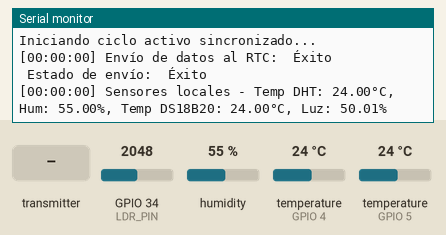
This sketch was run on a simulated ESP32. Shown: the last lines printed to the serial monitor. The inputs (shaded band) are chosen by the test bench; at power-on: humidity 55 %, temperature (sensors on GPIO 5, GPIO 4) 24 °C, GPIO 34 (LDR_PIN) = 2048.

Above: at 11.2 s.
11.3 s: the transmitter starts sending hora = 0
At 11.62 s:
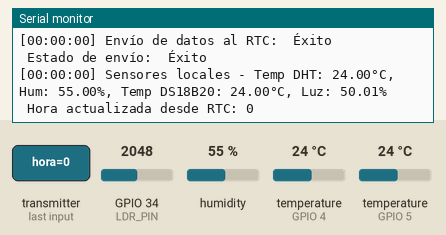
13.3 s: humidity set to 22 %
At 16.76 s:
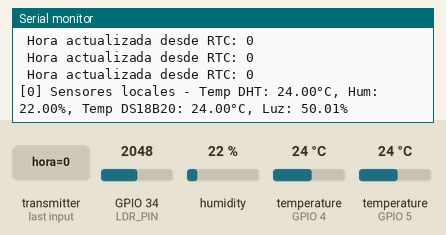
21.5 s: temperature (sensor on GPIO 5) set to 12 °C
At 21.62 s:
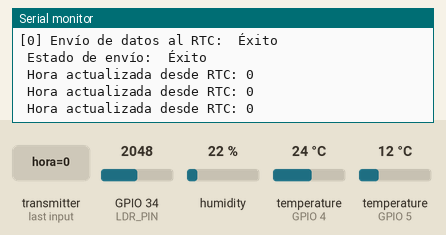
23.0 s: GPIO 34 (LDR_PIN) set to 2866
At 23.12 s:
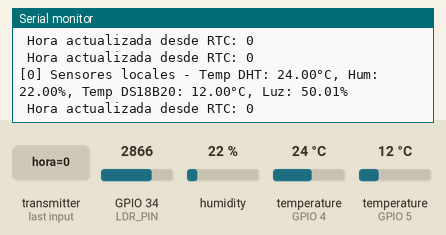
24.5 s: temperature (sensor on GPIO 4) set to 12 °C
At 24.62 s:
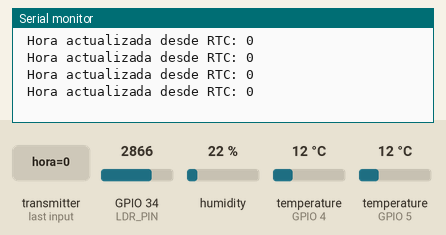
26.0 s: the transmitter starts sending hora = 1
At 26.32 s:
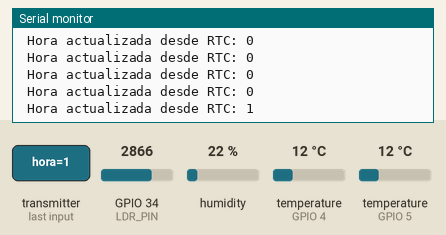

The sketch:

codigosensores_documentado.ino
```cpp
/**
 * @file codigosensores_documentado.ino
 * @brief Nodo sensor con ESP-NOW y FreeRTOS para sistema distribuido
 * @details Este código implementa un nodo sensor que recopila datos de temperatura, humedad y luz,
 *          los envía via ESP-NOW a un nodo RTC y gestiona ciclos de sueño para ahorro de energía.
 * @author Alison Daniela Ruiz, Johana Puerres Pizarro, Juan David Gutierrez
 * @date 11/06/24
 */

#include <WiFi.h>
#include <esp_now.h>
#include <DHT.h>
#include <OneWire.h>
#include <DallasTemperature.h>

// Pines y sensores
#define DHTPIN 4           ///< Pin GPIO conectado al sensor DHT
#define DHTTYPE DHT11      ///< Tipo de sensor DHT (DHT11)
#define LDR_PIN 34         ///< Pin GPIO conectado al sensor de luz (LDR)
#define ONE_WIRE_BUS 5     ///< Pin GPIO para el bus OneWire (DS18B20)

// Tiempos de sincronización (en segundos)
#define TIEMPO_DESPIERTO 60  ///< Tiempo que permanece activo el nodo
#define TIEMPO_DORMIDO 60    ///< Tiempo en deep sleep

DHT dht(DHTPIN, DHTTYPE);  ///< Objeto para sensor DHT
OneWire oneWire(ONE_WIRE_BUS); ///< Objeto para bus OneWire
DallasTemperature ds18b20(&oneWire); ///< Objeto para sensor DS18B20

/**
 * @struct struct_sensores
 * @brief Estructura para datos de sensores
 */
typedef struct {
  float temp_dht;        ///< Temperatura del DHT (ºC)
  float hum_dht;         ///< Humedad del DHT (%)
  float temp_ds18b20;    ///< Temperatura del DS18B20 (ºC)
  float luz;             ///< Nivel de luz (porcentaje)
} struct_sensores;

/**
 * @struct struct_rtc
 * @brief Estructura para sincronización de hora
 */
typedef struct {
  char hora[9];          ///< Cadena de hora en formato "HH:MM:SS"
} struct_rtc;

/**
 * @struct struct_sync
 * @brief Estructura para comandos de sincronización
 */
typedef struct {
  uint8_t comando;       ///< 1 = despertar, 2 = dormir
  uint32_t timestamp;    ///< Marca de tiempo para sincronización
} struct_sync;

struct_sensores datos_sensores; ///< Almacena los últimos datos de sensores leídos
char hora_actual[9] = "00:00:00"; ///< Hora actual sincronizada con RTC
bool comando_dormir_recibido = false; ///< Flag para comando de dormir
unsigned long inicio_ciclo_activo = 0; ///< Marca de tiempo de inicio de ciclo activo

uint8_t rtcAddress[] = {0xB8, 0xD6, 0x1A, 0x42, 0x47, 0xB4}; ///< Dirección MAC del nodo RTC

// Prototipos de funciones
void leerSensoresTask(void *pvParameters);
void enviarDatosTask(void *pvParameters);
void verificarSleepTask(void *pvParameters);

/**
 * @brief Callback de recepción de datos ESP-NOW
 * @param info Información del remitente
 * @param incomingData Puntero a los datos recibidos
 * @param len Longitud de los datos recibidos
 */
void OnDataRecv(const esp_now_recv_info_t *info, const uint8_t *incomingData, int len) {
  if (len == sizeof(struct_rtc)) {
    struct_rtc hora_temp;
    memcpy(&hora_temp, incomingData, sizeof(struct_rtc));
    strncpy(hora_actual, hora_temp.hora, sizeof(hora_actual));
    hora_actual[8] = '\0';
    Serial.printf(" Hora actualizada desde RTC: %s\n", hora_actual);

  } else if (len == sizeof(struct_sensores)) {
    struct_sensores sensores_temp;
    memcpy(&sensores_temp, incomingData, sizeof(struct_sensores));
    Serial.printf("[%s]  Datos externos - Temp DHT: %.2f°C, Hum: %.2f%%, Temp DS18B20: %.2f°C, Luz: %.2f%%\n",
                  hora_actual, sensores_temp.temp_dht, sensores_temp.hum_dht,
                  sensores_temp.temp_ds18b20, sensores_temp.luz);

  } else if (len == sizeof(struct_sync)) {
    struct_sync sync_cmd;
    memcpy(&sync_cmd, incomingData, sizeof(struct_sync));

    if (sync_cmd.comando == 1) {
      Serial.println(" Comando DESPERTAR recibido del RTC");
      inicio_ciclo_activo = millis();
      comando_dormir_recibido = false;
    } else if (sync_cmd.comando == 2) {
      Serial.println(" Comando DORMIR recibido del RTC");
      comando_dormir_recibido = true;
    }
  }
}

/**
 * @brief Callback de envío de datos ESP-NOW
 * @param mac_addr Dirección MAC del destinatario
 * @param status Estado del envío
 */
void OnDataSent(const uint8_t *mac_addr, esp_now_send_status_t status) {
  Serial.printf(" Estado de envío: %s\n", status == ESP_NOW_SEND_SUCCESS ? " Éxito" : " Falló");
}

/**
 * @brief Muestra la dirección MAC del dispositivo
 */
void mostrarMAC() {
  uint8_t mac[6];
  WiFi.macAddress(mac);
  Serial.printf(" MAC Address: %02X:%02X:%02X:%02X:%02X:%02X\n",
                mac[0], mac[1], mac[2], mac[3], mac[4], mac[5]);
}

/**
 * @brief Lee todos los sensores conectados
 * @return struct_sensores con los datos leídos
 */
struct_sensores leerTodosSensores() {
  struct_sensores datos;
  float temp_dht = dht.readTemperature();
  float hum_dht = dht.readHumidity();
  if (isnan(temp_dht) || isnan(hum_dht)) {
    temp_dht = 0.0;
    hum_dht = 0.0;
  }

  ds18b20.requestTemperatures();
  float temp_ds = ds18b20.getTempCByIndex(0);
  if (temp_ds == DEVICE_DISCONNECTED_C) {
    temp_ds = 0.0;
  }

  int ldrValue = analogRead(LDR_PIN);
  float luz = (ldrValue / 4095.0) * 100.0;

  datos.temp_dht = temp_dht;
  datos.hum_dht = hum_dht;
  datos.temp_ds18b20 = temp_ds;
  datos.luz = luz;
  return datos;
}

/**
 * @brief Inicializa la comunicación ESP-NOW
 */
void inicializarESPNOW() {
  WiFi.mode(WIFI_STA);
  WiFi.disconnect();
  if (esp_now_init() != ESP_OK) {
    Serial.println(" Error al iniciar ESP-NOW");
    return;
  }

  esp_now_register_send_cb(OnDataSent);
  esp_now_register_recv_cb(OnDataRecv);

  esp_now_peer_info_t peerInfo = {};
  memcpy(peerInfo.peer_addr, rtcAddress, 6);
  peerInfo.channel = 0;
  peerInfo.encrypt = false;

  if (esp_now_add_peer(&peerInfo) != ESP_OK) {
    Serial.println(" Error al agregar peer RTC");
  } else {
    Serial.println(" Peer RTC agregado");
  }
}

/**
 * @brief Tarea FreeRTOS para lectura de sensores
 * @param pvParameters Parámetros de la tarea (no utilizado)
 */
void leerSensoresTask(void *pvParameters) {
  while (true) {
    if (!comando_dormir_recibido) {
      datos_sensores = leerTodosSensores();
      Serial.printf("[%s] Sensores locales - Temp DHT: %.2f°C, Hum: %.2f%%, Temp DS18B20: %.2f°C, Luz: %.2f%%\n",
                    hora_actual, datos_sensores.temp_dht, datos_sensores.hum_dht,
                    datos_sensores.temp_ds18b20, datos_sensores.luz);
    }
    vTaskDelay(pdMS_TO_TICKS(5000));  // cada 5 segundos
  }
}

/**
 * @brief Tarea FreeRTOS para envío de datos al RTC
 * @param pvParameters Parámetros de la tarea (no utilizado)
 */
void enviarDatosTask(void *pvParameters) {
  while (true) {
    if (!comando_dormir_recibido) {
      esp_err_t result = esp_now_send(rtcAddress, (uint8_t *)&datos_sensores, sizeof(datos_sensores));
      Serial.printf("[%s] Envío de datos al RTC: %s\n", hora_actual,
                    result == ESP_OK ? " Éxito" : " Fallo");
    }
    vTaskDelay(pdMS_TO_TICKS(10000));  // cada 10 segundos
  }
}

/**
 * @brief Tarea FreeRTOS para verificar condiciones de deep sleep
 * @param pvParameters Parámetros de la tarea (no utilizado)
 */
void verificarSleepTask(void *pvParameters) {
  while (true) {
    if (comando_dormir_recibido || (millis() - inicio_ciclo_activo >= TIEMPO_DESPIERTO * 1000)) {
      Serial.println("Entrando en deep sleep...");
      esp_sleep_enable_timer_wakeup((uint64_t)TIEMPO_DORMIDO * 1000000ULL);
      esp_deep_sleep_start();
    }
    vTaskDelay(pdMS_TO_TICKS(1000));
  }
}

/**
 * @brief Función de configuración inicial
 */
void setup() {
  Serial.begin(115200);
  mostrarMAC();
  dht.begin();
  ds18b20.begin();
  pinMode(LDR_PIN, INPUT);
  inicializarESPNOW();

  Serial.println("Esperando comando de despertar del RTC...");
  unsigned long timeout = millis();
  while (!inicio_ciclo_activo && (millis() - timeout < 10000)) {
    vTaskDelay(pdMS_TO_TICKS(100));
  }

  if (!inicio_ciclo_activo) {
    Serial.println("No se recibió comando de despertar, iniciando ciclo por defecto");
    inicio_ciclo_activo = millis();
  }

  Serial.println("Iniciando ciclo activo sincronizado...");

  xTaskCreate(leerSensoresTask, "LecturaSensores", 4096, NULL, 1, NULL);
  xTaskCreate(enviarDatosTask, "EnvioDatos", 4096, NULL, 1, NULL);
  xTaskCreate(verificarSleepTask, "VerificarDormir", 2048, NULL, 1, NULL);
}

/**
 * @brief Función principal de loop (no utilizada)
 * @details No se utiliza porque todo el control se maneja mediante FreeRTOS
 */
void loop() {
}
```

Measured:
- after the input at 11.3 s, the serial monitor: prints a new line at once (image 1)
- after the input at 13.3 s, the serial monitor: prints a new line after 3.3 s (image 2)
- after the input at 26.0 s, the serial monitor: prints a new line at once (image 6)
